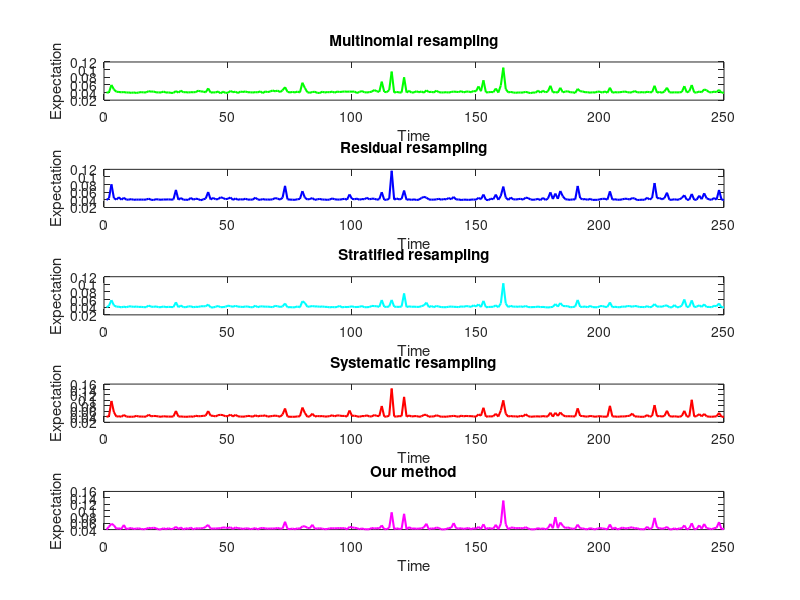
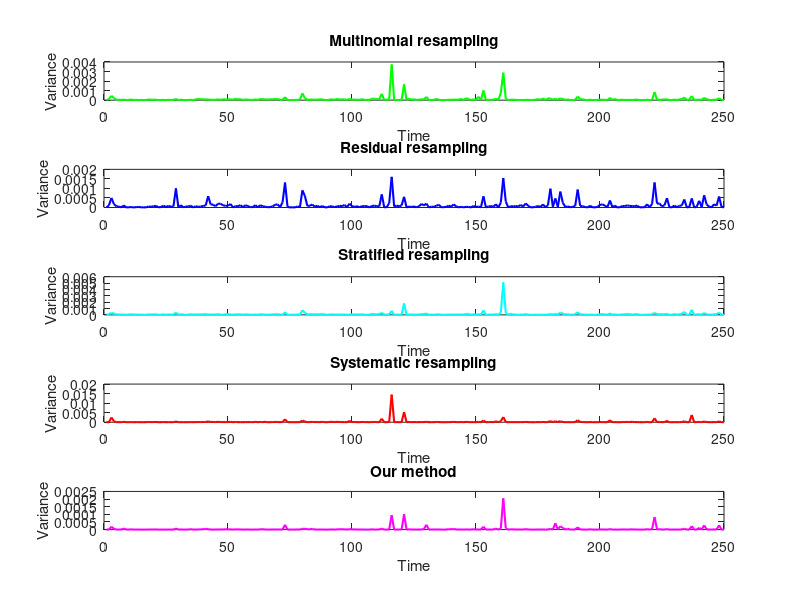

The MATLAB source for these figures, in order:
load('E_V_residual_resampling2.mat')

load('E_V_determ_resampling2.mat')

load('E_V_multino_resampling2.mat')

load('E_V_systematic_resampling2.mat')

load('E_V_stra_resampling2.mat')

subplot(5,1,4); 

plot(XX_system,y_system(XX_system),'LineWidth', 1.5, 'Color', 'r')
xlabel('Time'); 
ylabel('Expectation');
title("Systematic resampling")

subplot(5,1,1); 

plot(XX_multino,y_multino(XX_multino),'LineWidth', 1.5, 'Color', 'g')
xlabel('Time'); 
ylabel('Expectation');
title("Multinomial resampling")

subplot(5,1,2); 

plot(XX_residual,y_residual(XX_residual), 'LineWidth', 1.5, 'Color', 'b')
xlabel('Time'); 
ylabel('Expectation');
title("Residual resampling")

subplot(5,1,3); 

plot(XX_stra,y_stra(XX_stra), 'LineWidth', 1.5, 'Color', 'c')
xlabel('Time'); 
ylabel('Expectation');
title("Stratified resampling")

subplot(5,1,5); 


plot(XX_determ,y_determ(XX_determ), 'LineWidth', 1.5, 'Color', 'm')
xlabel('Time'); 
ylabel('Expectation');
title("Our method")
%difference = stateEstPF(2:noObservations) - stateEstKF(2:noObservations);
%plot(1:(noObservations - 1), difference, 'LineWidth', 1.5, 'Color', [117 112 179] / 256);
xlabel('Time'); 
ylabel('Expectation');


figure(2)

%noObservations=100


subplot(5,1,4); 

plot(XX_stra,yvar_system,'LineWidth', 1.5, 'Color', 'r')
xlabel('Time'); 
ylabel('Variance');
title("Systematic resampling")



subplot(5,1,1); 


plot(XX_stra,yvar_multino,'LineWidth', 1.5, 'Color', 'g')
xlabel('Time'); 
ylabel('Variance');
title("Multinomial resampling")


subplot(5,1,2); 

plot(XX_stra,yvar_residual, 'LineWidth', 1.5, 'Color', 'b')
xlabel('Time'); 
ylabel('Variance');
title("Residual resampling")


subplot(5,1,3); 


plot(XX_stra,yvar_stra, 'LineWidth', 1.5, 'Color', 'c')
xlabel('Time'); 
ylabel('Variance');
title("Stratified resampling")

subplot(5,1,5); 

plot(XX_stra,yvar_determ, 'LineWidth', 1.5, 'Color', 'm')
xlabel('Time'); 
ylabel('Variance');

title("Our method")

